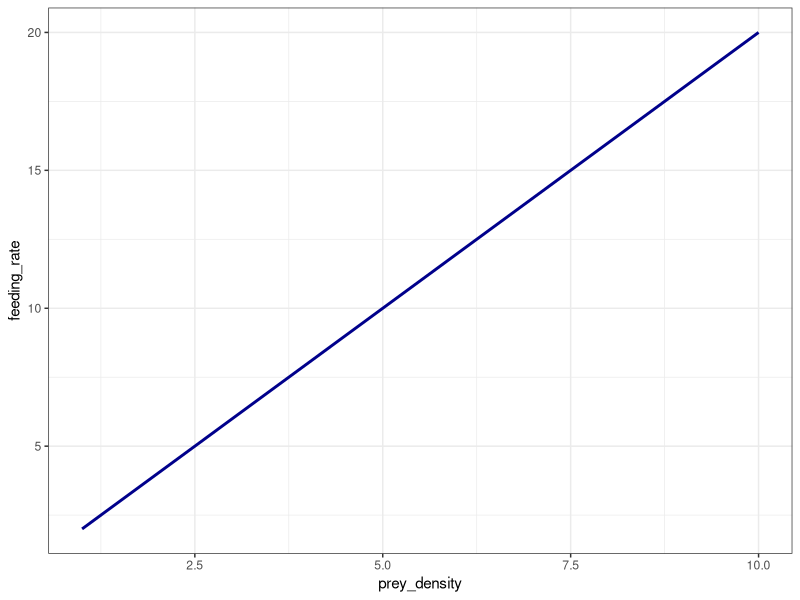
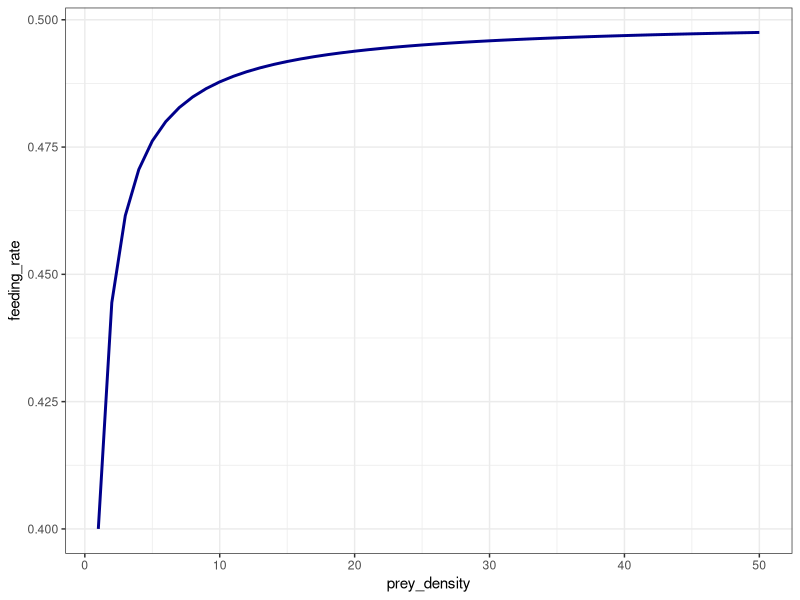
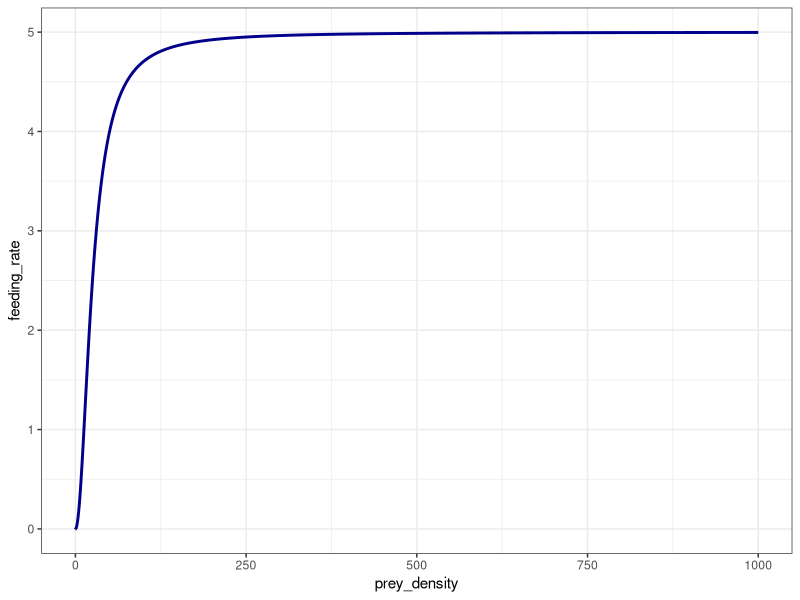
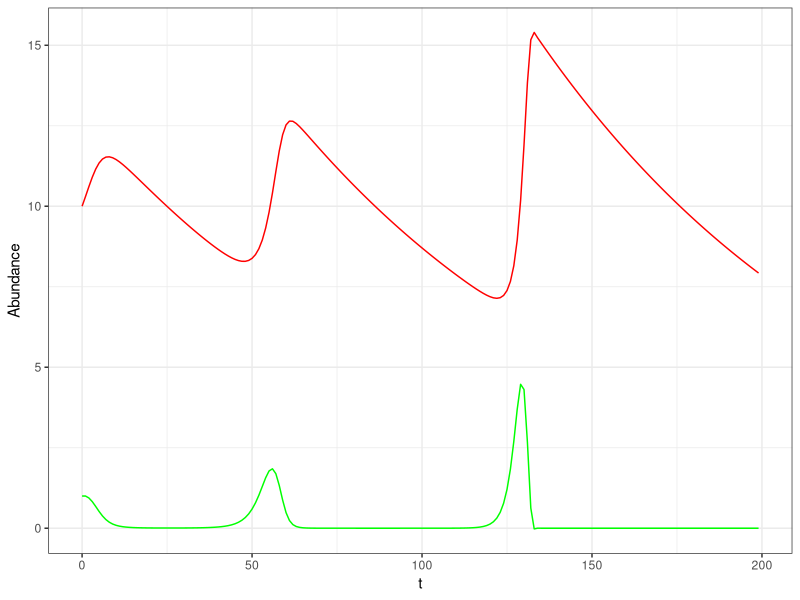
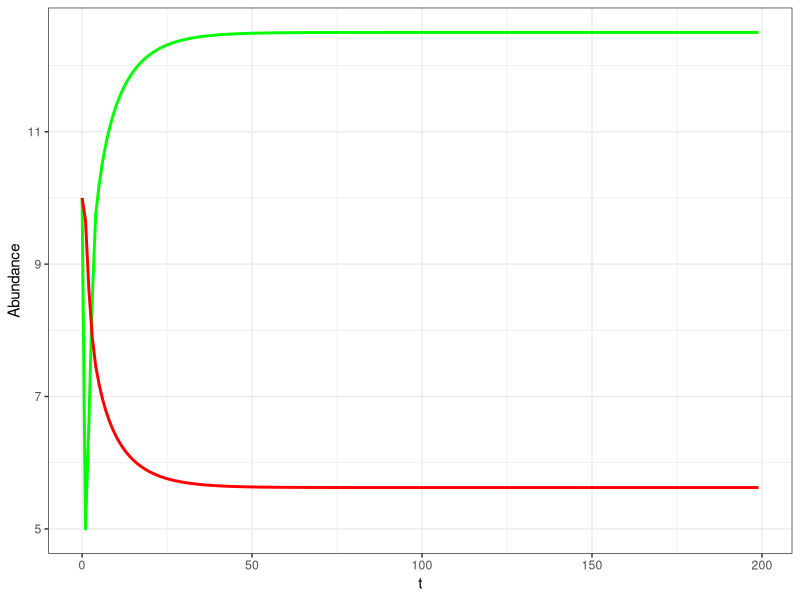
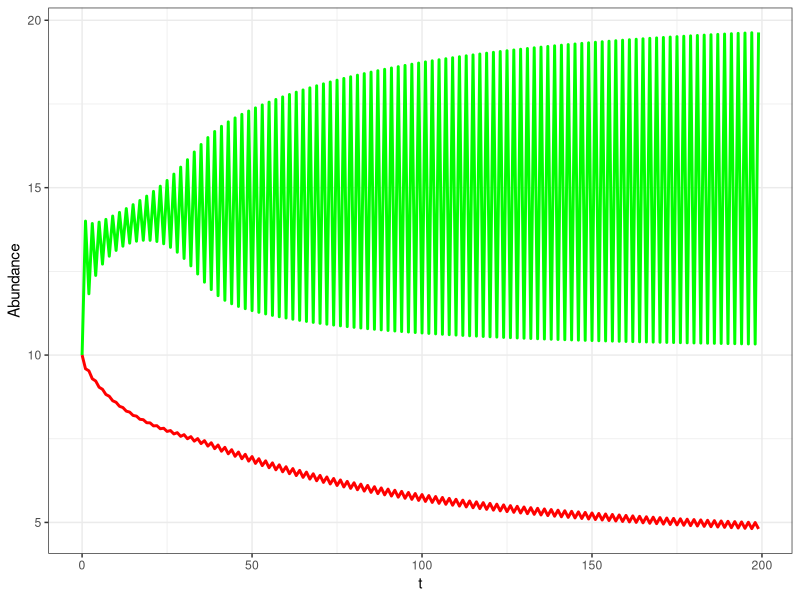

The R source for these figures, in order:
library(ggplot2)  
library(tidyverse)
library(scales)

type_i <- function(a,N){return(a*N)}

type_ii <- function(a,h,N){return(a*N/(1+(a*h*N)))}

type_iii <- function(a,h,N){
  c <- 1/h
  d <- 1/(a*h)
  
  return((c*(N^2))/((d^2) + (N^2)))
  }


data.frame(prey_density = 1:10) %>%
  mutate(feeding_rate = type_i(a = 2,N = prey_density))%>%
  ggplot(mapping = aes(x=prey_density,y=feeding_rate))+
  geom_line(color= "darkblue",linewidth=1)+
  theme_bw()

data.frame(prey_density = 1:50) %>%
  mutate(feeding_rate = type_ii(a = 2,h = 2,N = prey_density))%>%
  ggplot(mapping = aes(x=prey_density,y=feeding_rate))+
  geom_line(color= "darkblue",linewidth=1)+
  theme_bw()


data.frame(prey_density = seq(from=0,to=1000,by=.001)) %>%
  mutate(feeding_rate = type_iii(a = .2,h = .2,N = prey_density))%>%
  ggplot(mapping = aes(x=prey_density,y=feeding_rate))+
  geom_line(color= "darkblue",linewidth=1)+
  theme_bw()


###################

#Lotka-Volterra

lotka_volterra_prey <- function(N,P,r,a){
  
  return((r*N)-(a*N*P))
  
}

lotka_volterra_prey_dd <- function(N,P,r,a,k){
  
  return((r*N*(1-(N/k)))-(a*N*P))
  
}


lotka_volterra_pred <- function(N,P,f,a,q){
  
  return((f*a*N*P)-(q*P))

}

lotka_volterra_pred_dd <- function(N,P,f,h,a,q){
  
  return(((f*a*N*P)/(1+(a*h*N)))-(q*P))
  
}



###########


lv <- function(time_length = 1000,
               N0=100,
               P0=1,
               r=2,
               a=0.1,
               f=1,
               q=1){
  
  out <- data.frame(N=rep(NA,1+time_length),
                    P=rep(NA,1+time_length),
                    t=0:time_length)
  
  out$N[1] <- N0
  out$P[1] <- P0
  
  for(i in 1:time_length){
    
    out$N[i+1] <- (lotka_volterra_prey(N = out$N[i],
                                      P = out$P[i],
                                      r = r,
                                      a = a)+out$N[i])
    out$P[i+1] <- (lotka_volterra_pred(N = out$N[i],
                                      P = out$P[i],
                                      f = f,
                                      a = a,
                                      q = q)+out$P[i])

  }
  
  return(out)

}


lv_dd <- function(time_length = 1000,
               N0=100,
               P0=1,
               r=2,
               a=0.1,
               f=1,
               q=1,
               k=20,
               h=1){
  
  out <- data.frame(N=rep(NA,1+time_length),
                    P=rep(NA,1+time_length),
                    t=0:time_length)
  
  out$N[1] <- N0
  out$P[1] <- P0
  
  for(i in 1:time_length){
    
    out$N[i+1] <- (lotka_volterra_prey_dd(N = out$N[i],
                                       P = out$P[i],
                                       r = r,
                                       a = a,
                                       k = k)+out$N[i])
    
    out$P[i+1] <- (lotka_volterra_pred_dd(N = out$N[i],
                                       P = out$P[i],
                                       f = f,
                                       a = a,
                                       q = q,
                                       h = h)+out$P[i])
    
  }
  
  return(out)
  
}



lv(time_length = 1000,
   N0 = 1,
   P0 = 10,
   r = 2,
   a = .2,
   f = .2,
   q = .01) %>%
  slice_head(n = 200)%>%
  ggplot(mapping = aes(x=t,y=N))+
  geom_line(color="green")+
  geom_line(mapping = aes(x=t,y=P),color="red")+
  theme_bw()+
  ylab("Abundance")




lv_dd(time_length = 1000,
   N0 = 10,
   P0 = 10,
   r = 3,
   a = .2,
   f = .1,
   q = .2,
   k = 20,
   h = .1) %>%
  slice_head(n = 200)%>%
  ggplot(mapping = aes(x=t,y=N))+
  geom_line(color="green",
            linewidth=1)+
  geom_line(mapping = aes(x=t,y=P),
            color="red",
            linewidth=1)+
  theme_bw()+
  ylab("Abundance")



lv_dd(time_length = 1000,
      N0 = 10,
      P0 = 10,
      r = 3,
      a = .11,
      f = .1,
      q = .14,
      k = 20,
      h = .1) %>%
  slice_head(n = 200)%>%
  ggplot(mapping = aes(x=t,y=N))+
  geom_line(color="green",
            linewidth=1)+
  geom_line(mapping = aes(x=t,y=P),
            color="red",
            linewidth=1)+
  theme_bw()+
  ylab("Abundance")


